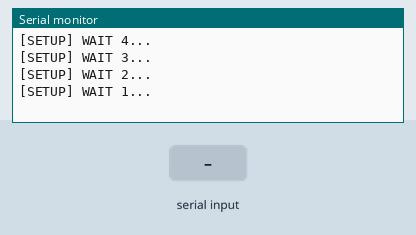
Simulated run of this sketch. Board: ESP8266 (NodeMCU). Shown: the last lines printed to the serial monitor. Inputs (shaded band) come from the test bench. WiFi joins after 1.5 s; servers stay silent unless stated.

Above: at 5.2 s.
5.3 s: "1\n" received over Serial
At 6.96 s:
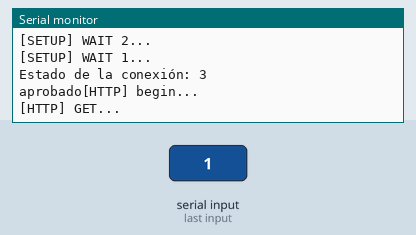
At 7.4 s:
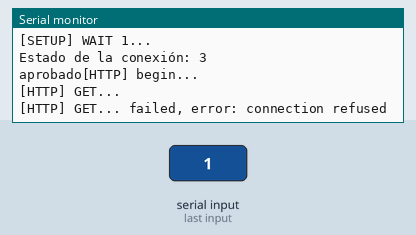
Timing chart, 0 to 8.9 s (numbered marks = the images above; inputs shaded):
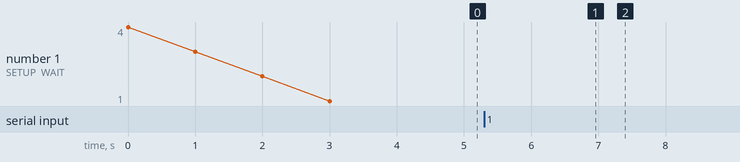

Measured:
- after the input at 5.3 s, the serial monitor: prints a new line after 1.5 s (image 1)

The sketch:

BasicHttpClient2.ino
```cpp
/**
   BasicHTTPClient.ino

    Created on: 24.05.2015

*/

#include <Arduino.h>

#include <ESP8266WiFi.h>
#include <ESP8266WiFiMulti.h>

#include <ESP8266HTTPClient.h>

#include <WiFiClient.h>

ESP8266WiFiMulti WiFiMulti;

bool stringComplete = false;  // whether the string is complete
String inputString = "";         // a String to hold incoming data

void setup() {

  inputString.reserve(200);
  Serial.begin(115200);
  // Serial.setDebugOutput(true);

  Serial.println();
  Serial.println();
  Serial.println();

  for (uint8_t t = 4; t > 0; t--) {
    Serial.printf("[SETUP] WAIT %d...\n", t);
    Serial.flush();
    delay(1000);
  }

  WiFi.mode(WIFI_STA);
  WiFiMulti.addAP("MARIA FLOREZ 2.4", "51991665");

}

void loop() {
  if (stringComplete) {

    while(1){
      if ((WiFiMulti.run() == WL_CONNECTED)) {

        Serial.printf("Estado de la conexión: %d\n", WiFi.status());
        Serial.printf("aprobado");
        WiFiClient client;
        HTTPClient http;

        Serial.print("[HTTP] begin...\n");
        if (http.begin(client, "http://backend-gym-app.herokuapp.com/api/usuario/verificar")) {  // HTTP

        Serial.print("[HTTP] GET...\n");
        // start connection and send HTTP header
        int httpCode = http.GET();

        // httpCode will be negative on error
        if (httpCode > 0) {
          // HTTP header has been send and Server response header has been handled
          Serial.printf("[HTTP] GET... code: %d\n", httpCode);

          // file found at server
          if (httpCode == HTTP_CODE_OK || httpCode == HTTP_CODE_MOVED_PERMANENTLY) {
            String payload = http.getString();
            Serial.print(payload);
            Serial.println(inputString);
            Serial.println("Z");
          }
        } else {
          Serial.printf("[HTTP] GET... failed, error: %s\n", http.errorToString(httpCode).c_str());
        }
        http.end();
        break;
      } else {
        Serial.printf("[HTTP} Unable to connect\n");
      }

      }

    }

    inputString = "";
    stringComplete = false;

  // Serial.printf("Estado de la conexión: %d\n", WiFi.status());
  // WiFi.printDiag(Serial);
  // delay(2000);


  // wait for WiFi connection

/*
 *
 *     if ((WiFiMulti.run() == WL_CONNECTED)) {

      WiFiClient client;

      HTTPClient http;

      Serial.print("[HTTP] begin...\n");
      if (http.begin(client, "http://backend-gym-app.herokuapp.com/api/usuario/verificar")) {  // HTTP

        Serial.print("[HTTP] GET...\n");
        // start connection and send HTTP header
        int httpCode = http.GET();

        // httpCode will be negative on error
        if (httpCode > 0) {
          // HTTP header has been send and Server response header has been handled
          Serial.printf("[HTTP] GET... code: %d\n", httpCode);

          // file found at server
          if (httpCode == HTTP_CODE_OK || httpCode == HTTP_CODE_MOVED_PERMANENTLY) {
            String payload = http.getString();
            Serial.println(payload);
          }
        } else {
          Serial.printf("[HTTP] GET... failed, error: %s\n", http.errorToString(httpCode).c_str());
        }
        http.end();
      } else {
        Serial.printf("[HTTP} Unable to connect\n");
      }
    }
    stringComplete = false;
  }
 *
*/


  // delay(10000);
  }
}


void serialEvent() {
  while (Serial.available()) {
    // get the new byte:
    char inChar = (char)Serial.read();
    // add it to the inputString:
    inputString += inChar;
    // if the incoming character is a newline, set a flag so the main loop can
    // do something about it:
    if (inChar == '\n') {
      stringComplete = true;
    }
  }
}
```
